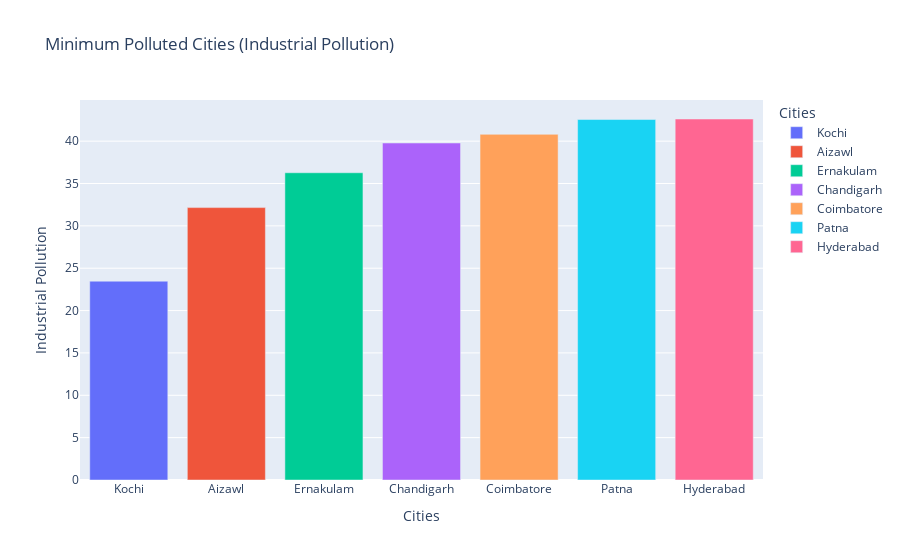

Notebook code for this chart:
### Code cell
def min_bar_plot(var):
    sorted_df = df[['City', var]].groupby(["City"]).mean().sort_values(by=var, ascending=True).head(7).reset_index()
    fig = px.bar(sorted_df, x='City', y=var, color='City',
                 labels={'City': 'Cities', var: var},
                 title=f'Minimum Polluted Cities ({var})')
    fig.show()
p1 = min_bar_plot('Industrial Pollution')
p2 = min_bar_plot('Vehicular Pollution')

### Figure 1 — Plotly figure (JSON) as saved in the notebook; plotly's stock layout.template omitted (floating-point values rounded to 4 significant figures)
{"data": [{"alignmentgroup": "True", "hovertemplate": "Cities=%{x}<br>Industrial Pollution=%{y}<extra></extra>", "legendgroup": "Kochi", "marker": {"color": "#636efa", "pattern": {"shape": ""}}, "name": "Kochi", "offsetgroup": "Kochi", "orientation": "v", "showlegend": true, "textposition": "auto", "type": "bar", "x": ["Kochi"], "xaxis": "x", "y": [23.47], "yaxis": "y"}, {"alignmentgroup": "True", "hovertemplate": "Cities=%{x}<br>Industrial Pollution=%{y}<extra></extra>", "legendgroup": "Aizawl", "marker": {"color": "#EF553B", "pattern": {"shape": ""}}, "name": "Aizawl", "offsetgroup": "Aizawl", "orientation": "v", "showlegend": true, "textposition": "auto", "type": "bar", "x": ["Aizawl"], "xaxis": "x", "y": [32.16], "yaxis": "y"}, {"alignmentgroup": "True", "hovertemplate": "Cities=%{x}<br>Industrial Pollution=%{y}<extra></extra>", "legendgroup": "Ernakulam", "marker": {"color": "#00cc96", "pattern": {"shape": ""}}, "name": "Ernakulam", "offsetgroup": "Ernakulam", "orientation": "v", "showlegend": true, "textposition": "auto", "type": "bar", "x": ["Ernakulam"], "xaxis": "x", "y": [36.27], "yaxis": "y"}, {"alignmentgroup": "True", "hovertemplate": "Cities=%{x}<br>Industrial Pollution=%{y}<extra></extra>", "legendgroup": "Chandigarh", "marker": {"color": "#ab63fa", "pattern": {"shape": ""}}, "name": "Chandigarh", "offsetgroup": "Chandigarh", "orientation": "v", "showlegend": true, "textposition": "auto", "type": "bar", "x": ["Chandigarh"], "xaxis": "x", "y": [39.78], "yaxis": "y"}, {"alignmentgroup": "True", "hovertemplate": "Cities=%{x}<br>Industrial Pollution=%{y}<extra></extra>", "legendgroup": "Coimbatore", "marker": {"color": "#FFA15A", "pattern": {"shape": ""}}, "name": "Coimbatore", "offsetgroup": "Coimbatore", "orientation": "v", "showlegend": true, "textposition": "auto", "type": "bar", "x": ["Coimbatore"], "xaxis": "x", "y": [40.81], "yaxis": "y"}, {"alignmentgroup": "True", "hovertemplate": "Cities=%{x}<br>Industrial Pollution=%{y}<extra></extra>", "legendgroup": "Patna", "marker": {"color": "#19d3f3", "pattern": {"shape": ""}}, "name": "Patna", "offsetgroup": "Patna", "orientation": "v", "showlegend": true, "textposition": "auto", "type": "bar", "x": ["Patna"], "xaxis": "x", "y": [42.55], "yaxis": "y"}, {"alignmentgroup": "True", "hovertemplate": "Cities=%{x}<br>Industrial Pollution=%{y}<extra></extra>", "legendgroup": "Hyderabad", "marker": {"color": "#FF6692", "pattern": {"shape": ""}}, "name": "Hyderabad", "offsetgroup": "Hyderabad", "orientation": "v", "showlegend": true, "textposition": "auto", "type": "bar", "x": ["Hyderabad"], "xaxis": "x", "y": [42.62], "yaxis": "y"}], "layout": {"barmode": "relative", "legend": {"title": {"text": "Cities"}, "tracegroupgap": 0}, "title": {"text": "Minimum Polluted Cities (Industrial Pollution)"}, "xaxis": {"anchor": "y", "categoryarray": ["Kochi", "Aizawl", "Ernakulam", "Chandigarh", "Coimbatore", "Patna", "Hyderabad"], "categoryorder": "array", "domain": [0, 1], "title": {"text": "Cities"}}, "yaxis": {"anchor": "x", "domain": [0, 1], "title": {"text": "Industrial Pollution"}}}}
